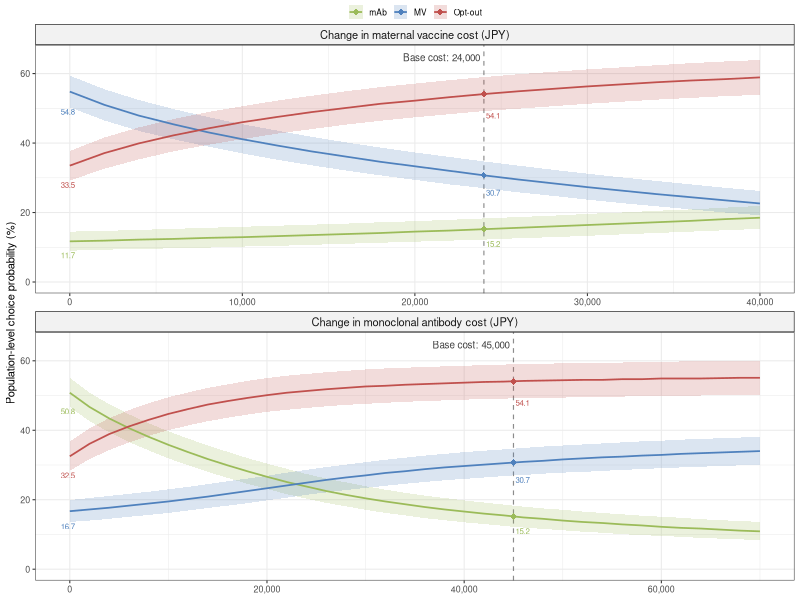

This chart was generated by the following R code:
# ===========================================================================
# Title: 22_plot_choiceProb_combined.r
# Date: 2026-10-23
# ===========================================================================

# ------------------------------------------------------------------------
# SECTION 1: Load library
# ------------------------------------------------------------------------

library(here)
library(dplyr)
library(ggplot2)

# ------------------------------------------------------------------------
# SECTION 2: Load and combine choice-probability results
# ------------------------------------------------------------------------

df_mvCost <- read.csv(here("data", "calc_choiceProb_mvCost_results.csv"))
df_mabCost <- read.csv(here("data", "calc_choiceProb_mabCost_results.csv"))

df_plot <- bind_rows(
    df_mvCost %>% mutate(
        CostType = "Change in maternal vaccine cost (JPY)",
        base_cost = 24000
    ),
    df_mabCost %>% mutate(
        CostType = "Change in monoclonal antibody cost (JPY)",
        base_cost = 45000
    )
) %>%
    mutate(
        Cost = Cost * 100000,
        across(Mean:Upper_UI, ~ .x * 100),
        CostType = factor(
            CostType,
            levels = c(
                "Change in maternal vaccine cost (JPY)",
                "Change in monoclonal antibody cost (JPY)"
            )
        )
    )

# Normalize mean probabilities to sum to 100% within each cost curve
norm_meanProb <- function(df) {
    df %>%
        group_by(CostType, Cost) %>%
        mutate(
            Mean = {
                raw_mean <- Mean / sum(Mean) * 100
                rounded_mean <- round(raw_mean, 1)
                correction <- round(100 - sum(rounded_mean), 1)
                rounded_mean[which.max(raw_mean)] <-
                    rounded_mean[which.max(raw_mean)] + correction
                rounded_mean
            }
        ) %>%
        ungroup() %>%
        mutate(across(Lower_UI:Upper_UI, ~ round(.x, 1)))
}

df_plot <- norm_meanProb(df_plot)

base_cases <- df_plot %>%
    distinct(CostType, base_cost) %>%
    mutate(
        label = paste0("Base cost: ", format(base_cost, big.mark = ","))
    )

y_max <- ceiling(max(df_plot$Upper_UI, na.rm = TRUE) / 5) * 5

# ------------------------------------------------------------------------
# SECTION 3: Create combined figure
# ------------------------------------------------------------------------

color_manual <- c(
    "MV" = "#4F81BD",
    "mAb" = "#9BBB59",
    "Opt-out" = "#C0504D"
)

prob_c0 <- df_plot %>%
    filter(Cost == 0)

prob_base <- df_plot %>%
    inner_join(
        base_cases[, c("CostType", "base_cost")],
        by = c("CostType", "Cost" = "base_cost")
    )

choiceProb_combined <- ggplot(
    df_plot,
    aes(x = Cost, y = Mean, color = Alt, group = Alt)
) +
    geom_vline(
        data = base_cases,
        aes(xintercept = base_cost),
        linetype = "dashed",
        color = "#404040",
        linewidth = 0.4,
        alpha = 0.6
    ) +
    geom_ribbon(
        aes(ymin = Lower_UI, ymax = Upper_UI, fill = Alt),
        alpha = 0.2,
        color = NA
    ) +
    geom_line(linewidth = 0.6) +
    geom_point(
        data = df_plot %>%
            semi_join(base_cases, by = c("CostType", "Cost" = "base_cost")),
        aes(),
        size = 2,
        shape = 18
    ) +
    geom_text(
        data = prob_c0,
        aes(
            x = Cost,
            y = Lower_UI,
            label = sprintf("%.1f", Mean)
        ),
        vjust = 1.25,
        hjust = 0.65,
        size = 2,
        show.legend = FALSE
    ) +
    geom_text(
        data = prob_base,
        aes(
            x = Cost,
            y = Lower_UI,
            label = sprintf("%.1f", Mean)
        ),
        vjust = 1.25,
        hjust = -0.15,
        size = 2,
        show.legend = FALSE
    ) +
    geom_text(
        data = base_cases,
        aes(
            x = base_cost,
            y = y_max * 0.995,
            label = label
        ),
        hjust = 1.05,
        vjust = 0.5,
        size = 2.5,
        color = "#404040",
        inherit.aes = FALSE
    ) +
    facet_wrap(
        ~ CostType,
        ncol = 1,
        scales = "free_x",
        strip.position = "top"
    ) +
    labs(
        x = NULL,
        y = "Population-level choice probability (%)"
    ) +
    scale_color_manual(values = color_manual) +
    scale_fill_manual(values = color_manual) +
    scale_x_continuous(labels = scales::comma) +
    coord_cartesian(ylim = c(0, y_max)) +
    theme_bw(base_size = 8) +
    theme(
        legend.position = "top",
        legend.margin = margin(t = -1, b = -5),
        legend.key.size = grid::unit(0.4, "cm"),
        legend.title = element_blank(),
        legend.text = element_text(size = 6),
        strip.background = element_rect(
            fill = "#F2F2F2",
            colour = "#000000",
            linewidth = 0.4
        ),
        strip.text = element_text(size = 8),
        panel.spacing.y = grid::unit(0.2, "lines")
    )

# ------------------------------------------------------------------------
# SECTION 4: Save figure
# ------------------------------------------------------------------------

ggsave(
    here("figs", "choiceProb_combCost_linePlot.png"),
    plot = choiceProb_combined,
    width = 10,
    height = 12,
    units = "cm",
    dpi = 600
)
cat("\nPlot successfully saved!\n")
